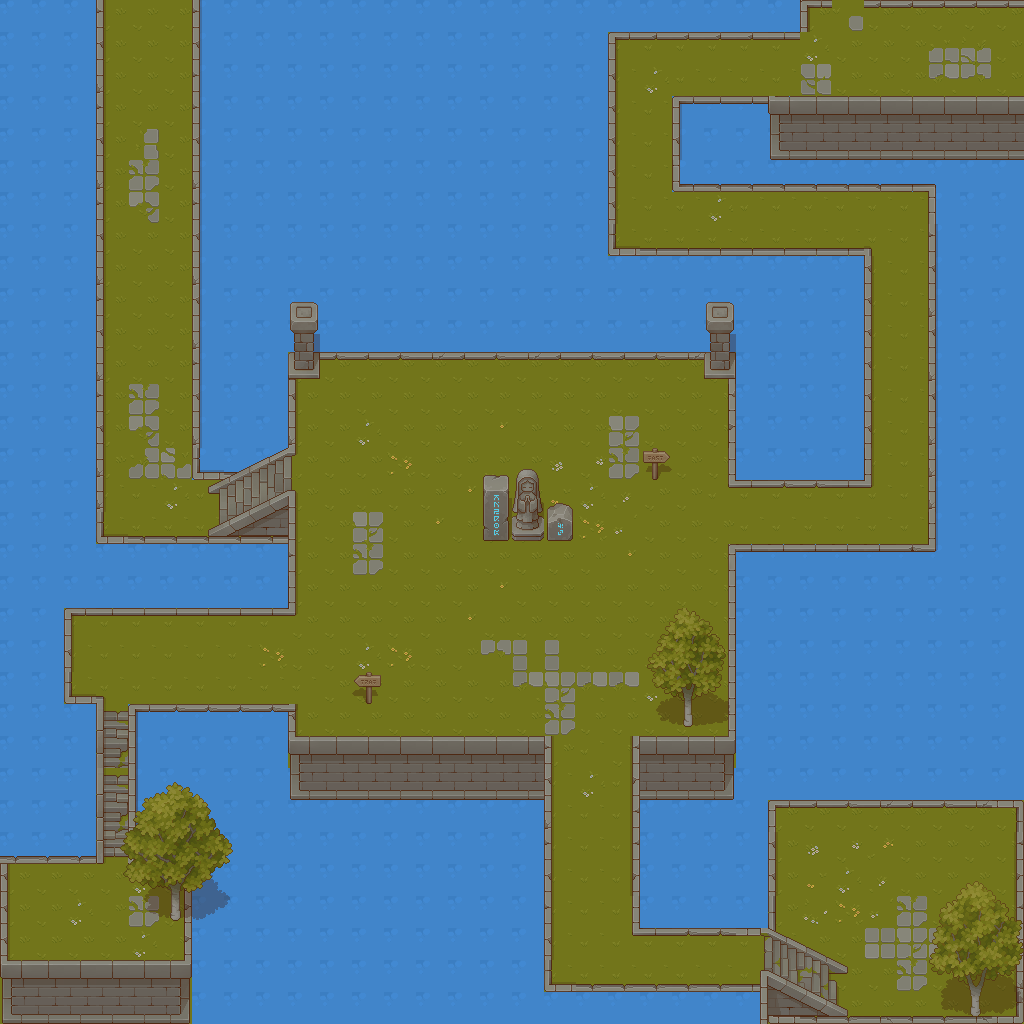

The image is a tile-based game level rendered from a .tmx file. Its description and source (layers, tilesets, objects; grid data summarised) follow:
An orthogonal 32x32 tile map with 32x32 px tiles, 10 tile layers (Agua, cesped, bordes, over-bordes, ...), 8 tilesets and 72 objects.

<map version="1.10" tiledversion="1.12.1" orientation="orthogonal" renderorder="right-down" width="32" height="32" tilewidth="32" tileheight="32" infinite="0" nextlayerid="14" nextobjectid="86">
 <tileset firstgid="1" name="TX Props with Shadow" tilewidth="32" tileheight="32" tilecount="256" columns="16">
  <image source="../tilesets/Pixel Art Top Down - Basic v1.2.3/Texture/Extra/TX Props with Shadow.png" width="512" height="512" />
 </tileset>
 <tileset firstgid="257" name="TX Plant with Shadow" tilewidth="32" tileheight="32" tilecount="256" columns="16">
  <image source="../tilesets/Pixel Art Top Down - Basic v1.2.3/Texture/Extra/TX Plant with Shadow.png" width="512" height="512" />
 </tileset>
 <tileset firstgid="513" name="TX Struct" tilewidth="32" tileheight="32" tilecount="256" columns="16">
  <image source="../tilesets/Pixel Art Top Down - Basic v1.2.3/Texture/TX Struct.png" width="512" height="512" />
 </tileset>
 <tileset firstgid="769" name="TX Tileset Grass" tilewidth="32" tileheight="32" tilecount="64" columns="8">
  <image source="../tilesets/Pixel Art Top Down - Basic v1.2.3/Texture/TX Tileset Grass.png" width="256" height="256" />
 </tileset>
 <tileset firstgid="833" name="TX Tileset Stone Ground" tilewidth="32" tileheight="32" tilecount="64" columns="8">
  <image source="../tilesets/Pixel Art Top Down - Basic v1.2.3/Texture/TX Tileset Stone Ground.png" width="256" height="256" />
 </tileset>
 <tileset firstgid="897" name="TX Tileset Wall" tilewidth="32" tileheight="32" tilecount="256" columns="16">
  <image source="../tilesets/Pixel Art Top Down - Basic v1.2.3/Texture/TX Tileset Wall.png" width="512" height="512" />
 </tileset>
 <tileset firstgid="1153" source="Water_tiles.tsx" />
 <tileset firstgid="1297" name="TX Props" tilewidth="32" tileheight="32" tilecount="256" columns="16">
  <image source="../tilesets/Pixel Art Top Down - Basic v1.2.3/Texture/TX Props.png" width="512" height="512" />
 </tileset>
 <layer id="1" name="Agua" width="32" height="32">
  <data>[1024 cells, 1024 non-empty, 1 distinct tile ids]</data>
 </layer>
 <layer id="2" name="cesped" width="32" height="32">
  <data>[1024 cells, 478 non-empty, 2 distinct tile ids]</data>
 </layer>
 <layer id="3" name="bordes" width="32" height="32">
  <data>[1024 cells, 236 non-empty, 29 distinct tile ids]</data>
 </layer>
 <layer id="5" name="over-bordes" width="32" height="32">
  <data>[1024 cells, 53 non-empty, 19 distinct tile ids]</data>
 </layer>
 <layer id="7" name="over-bordes-sup" width="32" height="32">
  <data>[1024 cells, 18 non-empty, 7 distinct tile ids]</data>
 </layer>
 <layer id="4" name="escaleras" width="32" height="32">
  <data>[1024 cells, 29 non-empty, 27 distinct tile ids]</data>
 </layer>
 <layer id="6" name="over-escaleras" width="32" height="32">
  <data>[1024 cells, 0 non-empty, 0 distinct tile ids]</data>
 </layer>
 <layer id="11" name="decor piso" width="32" height="32">
  <data>[1024 cells, 69 non-empty, 23 distinct tile ids]</data>
 </layer>
 <layer id="12" name="props" width="32" height="32">
  <data>[1024 cells, 16 non-empty, 12 distinct tile ids]</data>
 </layer>
 <layer id="13" name="props-over" width="32" height="32">
  <data>[1024 cells, 56 non-empty, 56 distinct tile ids]</data>
 </layer>
 <objectgroup color="#ff0000" id="9" name="Coli">
  <object id="3" x="95" y="1" width="16" height="546" />
  <object id="4" x="191" y="-1" width="11" height="480" />
  <object id="5" x="97" y="531" width="192" height="15" />
  <object id="6" x="286" y="350" width="449" height="11" />
  <object id="7" x="724" y="347" width="17" height="140" />
  <object id="8" x="729" y="473" width="146" height="17" />
  <object id="9" x="608" y="35" width="12" height="225" />
  <object id="10" x="608" y="243" width="263" height="17" />
  <object id="11" x="857" y="246" width="15" height="240" />
  <object id="12" x="608" y="30" width="200" height="9" />
  <object id="13" x="798" y="0" width="7" height="34" />
  <object id="14" x="796" y="-3" width="228" height="11" />
  <object id="15" x="770" y="96" width="255" height="63" />
  <object id="16" x="674" y="95" width="103" height="12" />
  <object id="17" x="670" y="100" width="13" height="92" />
  <object id="18" x="672" y="179" width="265" height="15" />
  <object id="19" x="924" y="183" width="12" height="370" />
  <object id="20" x="727" y="543" width="210" height="11" />
  <object id="21" x="723" y="541" width="15" height="212" />
  <object id="22" x="634" y="735" width="98" height="62" />
  <object id="23" x="770" y="799" width="253" height="10" />
  <object id="24" x="768" y="796" width="10" height="138" />
  <object id="25" x="758" y="973" width="13" height="51" />
  <object id="26" x="1013" y="797" width="14" height="228" />
  <object id="27" x="763" y="1012" width="257" height="15" />
  <object id="28" x="541" y="738" width="13" height="252" />
  <object id="29" x="541" y="982" width="215" height="12" />
  <object id="30" x="631" y="733" width="12" height="204" />
  <object id="31" x="632" y="923" width="139" height="11" />
  <object id="32" x="291" y="735" width="261" height="62" />
  <object id="33" x="286" y="493" width="10" height="123" />
  <object id="34" x="64" y="606" width="232" height="11" />
  <object id="35" x="62" y="605" width="14" height="98" />
  <object id="36" x="64" y="693" width="37" height="12" />
  <object id="37" x="127" y="700" width="167" height="9" />
  <object id="38" x="281" y="697" width="13" height="50" />
  <object id="39" x="129" y="712" width="11" height="149" />
  <object id="40" x="91" y="702" width="11.6667" height="160" />
  <object id="41" x="0" y="854" width="99" height="12" />
  <object id="42" x="-2" y="857" width="10" height="168" />
  <object id="43" x="-2" y="959" width="191" height="65" />
  <object id="44" x="181" y="856" width="12" height="108" />
  <object id="45" x="132" y="849" width="63" height="18" />
  <object id="46" x="288.5" y="353" width="7" height="102.5" />
  <object id="47" x="192.5" y="469.5" width="43" height="8.5" />
  <object id="49" x="209" y="531">
   <polygon points="0,0 1.5,4 75.5,4 77.5,-41" />
  </object>
  <object id="50" x="763.333" y="971.333">
   <polygon points="0,0 83.3333,38.6667 82.6667,44.6667 -0.666667,46" />
  </object>
  <object id="52" x="768.667" y="930">
   <polygon points="0,0 80.6667,36.6667 76.6667,44 62.6667,42 2,6.66667" />
  </object>
  <object id="61" x="482.667" y="470.667" width="62.6667" height="66.6667" />
  <object id="62" x="550.667" y="509.333" width="21.3333" height="29.3333" />
  <object id="63" x="676" y="677.333" width="20" height="56" />
  <object id="64" x="965.333" y="966.667" width="21.3333" height="45.3333" />
  <object id="65" x="292" y="301.333" width="25.3333" height="76" />
  <object id="66" x="706.667" y="302.667" width="28" height="81.3333" />
  <object id="67" x="164" y="877.333" width="20" height="48" />
  <object id="68" x="357.333" y="666.667" width="24" height="38.6667" />
  <object id="69" x="644" y="446.667" width="25.3333" height="29.3333" />
  <object id="70" x="202.333" y="448.333" width="85.6667" height="6.33333" />
  <object id="71" x="199.667" y="453.333" width="74.6667" height="5.66667" />
  <object id="72" x="199.667" y="455.333" width="76.6667" height="8" />
  <object id="73" x="198.333" y="463" width="57" height="5" />
  <object id="74" x="205.333" y="471.333" width="42.6667" height="4.66667" />
  <object id="75" x="204.667" y="480.333" width="20" height="8.33333" />
  <object id="76" x="200.667" y="475.333" width="28" height="7.33333" />
 </objectgroup>
 <objectgroup color="#55007f" id="10" name="hongos">
  <object id="54" x="173.333" y="297.333" />
  <object id="55" x="185.333" y="677.333" />
  <object id="56" x="800" y="520" />
  </objectgroup>
 <objectgroup color="#ff5500" id="8" name="inside-terrain" visible="0" tintcolor="#ff5500">
  <!-- 1 objects omitted --></objectgroup>
</map>
<!-- 5 of 72 objects omitted -->
